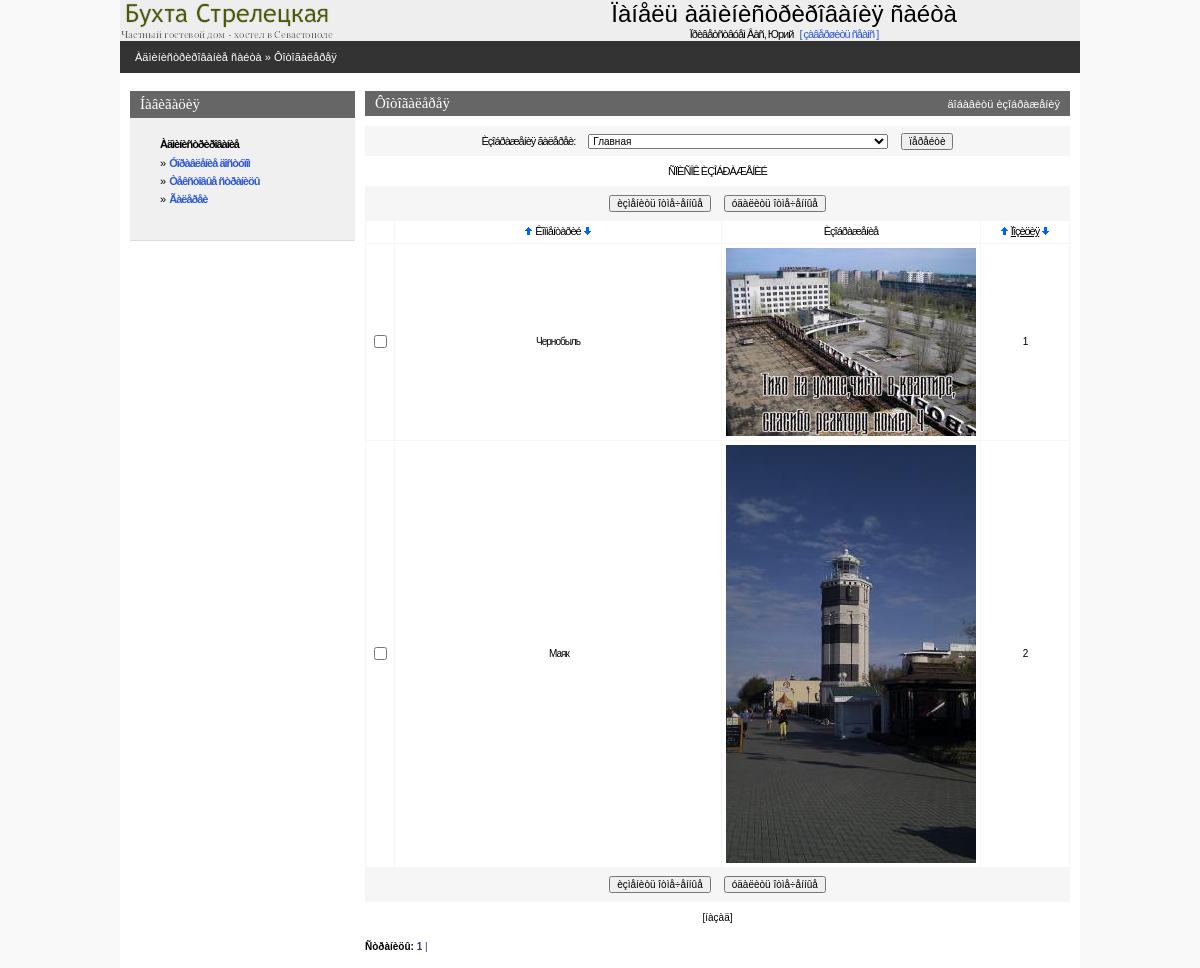
Page /admin/picture.php?back=statlist&icon=250&static_code=1 (signed in) on the committed database.
### tables this page shows
CREATE TABLE IF NOT EXISTS `hotel_picture` (
  `picture_code` int(11) NOT NULL AUTO_INCREMENT,
  `static_code` int(11) NOT NULL,
  `picsmall` varchar(200) DEFAULT NULL,
  `picbig` varchar(200) DEFAULT NULL,
  `picpos` int(11) NOT NULL,
  `piccomment` text,
  PRIMARY KEY (`picture_code`)
);

### admin/inc/connect.php (called while the page is built, shortened)
<?php
    $PHP_SELF=$_SERVER['PHP_SELF'];
?>

### admin/inc/const.php (called while the page is built, shortened)
<?php
    $PREFFIX="hotel";
?>

### admin/picture.php (the view, shortened to what this page needs)
<?php
include("inc/settings.php");
$per_page=10;
if(!($sortby)) $sortby='picpos'; else {$sortby=explode(" ",$sortby);$sortby=$sortby[0];}
if(!intval($sortdir)) {$sortdir="";$realsortdir="ASC";} else {$sortdir="1";$realsortdir="DESC";}
?>
<? include ("inc/head.php"); ?>
<BODY>
<center>
<div class=mainbody>
<? include("inc/top.php"); ?>
<table Border=0 CellSpacing=0 CellPadding=0 width=100%>
  <tr><td class=pageline>
     <div class=wmiddletext><a href="main.php">Àäìèíèñòðèðîâàíèå ñàéòà</a> &#187; <a>Ôîòîãàëåðåÿ</a></div>
  </td></tr>
</table>
<table Border=0 CellSpacing=0 CellPadding=0 class=mainbody>
 <tr valign=top>
  <td width=10></td>
  <? include("inc/leftmenu.php"); ?>
  <td width=10></td>
  <td>
<?php
echo"<form name='data' action=$PHP_SELF method=POST enctype=\"multipart/form-data\">";
?>
<table class=grayhead Border=0 CellSpacing=0 CellPadding=0 >
 <tr class=normaltext>
  <td ><div ><h4>Ôîòîãàëåðåÿ</h4></div></td>
  <td align=right class=wmiddletext><a class=submenu onclick="displayform(this,'äîáàâèòü èçîáðàæåíèÿ')">äîáàâèòü èçîáðàæåíèÿ</a></td>
 </tr>
</table>
<table Border=0 CellSpacing=0 class=pagebluetable CellPadding=0>
 <tr><td bgcolor=#ffffff height=10></td></tr>
 <tr><td>
 <center>
 <table cellpadding=2 cellspacing=0>
 <tr height=30>
    <td class=lmenutext>Èçîáðàæåíèÿ ãàëåðåè:</td>
    <td width=5></td>
    <td><select class=smalltext style='width:300px;' name=static_code>
<?php
   $q="select * from {$PREFFIX}_static order by static_title";
   $pageres=mysql_query($q);
   while(list($page_c,$page_n)=mysql_fetch_array($pageres))
   {
         if($static_code==$page_c) $tmp=" selected";else $tmp="";
         echo"<option value='$page_c' $tmp>".stripslashes($page_n)."</option>";
   }
?>
    </select></td>
    <td width=5></td>
    <td><input type=submit class=smalltext value='ïåðåéòè'></td>
 </tr>
 </table>
 </td></tr>
</table>
<table Border=0 CellSpacing=0 class=pagebluetable CellPadding=0 >
 <tr><td class=lmenutext height=30 bgcolor=#ffffff align="center">ÑÏÈÑÎÊ ÈÇÎÁÐÀÆÅÍÈÉ</td></tr>
</table>
<?
$res=mysql_query ("SELECT picture_code,static_code,picsmall,picbig,picpos,piccomment FROM {$PREFFIX}_picture where static_code=$static_code order by $sortby $realsortdir") or die ("Cannot Select Picture");
  $num_rows=mysql_num_rows($res);
  if($num_rows)
  {
      $page_quant=ceil($num_rows / $per_page);
  }
?>
<table Border=0 CellSpacing=0 class=pagebluetable CellPadding=0>
 <tr><td>
 <center>
 <table>
 <tr height=30 >
    <td><input type=button onClick=Send('U') value='èçìåíèòü îòìå÷åííûå' class=smalltext></td>
    <td width=5></td>
    <td><input type=button onClick=Send('D') value='óäàëèòü îòìå÷åííûå'  class=smalltext></td>
 </tr>
 </table>
 </td></tr>
</table>
<table Border=0 CellSpacing=1 class=bluetable CellPadding=4 width=100%>
  <tr class=lmenutext height=20 align=center bgcolor=#ffffff>
    <td width=20>&nbsp;</td>
    <td><?=SortTitle("Êîììåíòàðèé","piccomment",$sortby,$sortdir);?></td>
	<td width=180>Èçîáðàæåíèå</td>
    <td width=80><?=SortTitle("Ïîçèöèÿ","picpos",$sortby,$sortdir);?></td>
<?php
  if($num_rows)
  {
      $page_quant=ceil($num_rows / $per_page);
    $start_pos=$curr_p*$per_page;
    if ($start_pos+$per_page<$num_rows) $end_pos=$start_pos+$per_page;
       else $end_pos=$num_rows;
    for ($x=$start_pos; $x<$end_pos; $x++)
    {
    list($picture_code,$p_c,$picsmall,$picbig,$picpos,$piccomment,$piccomment_en)=mysql_fetch_array($res);
    $picsmall="../images/".$picsmall;
    $checkname=$picture_code."#".$picpos."#".$ext;
    echo"<tr class=edittabletext height=18 align=center bgcolor=#ffffff>";
    echo"<TD width=20 align=center ><input type='checkbox' name=\"C#$checkname\" id=\"C#$checkname\"></TD>";
    echo"<TD ondblclick='change_line(\"$checkname\",\"F#$checkname#piccomment#string\")' id=\"F#$checkname#piccomment#string\" class=smalltext>".Show($piccomment)."</TD>\n";
    echo"<TD class=normaltext><img src=$picsmall></TD>\n";
    echo"  <td ondblclick='change_line(\"$checkname\",\"F#$checkname#picpos#int\");' class=smalltext id=\"F#$checkname#picpos#int\">".Show($picpos)."</td>";
    echo"</TR>\n";
    }
  }
?>
<table Border=0 CellSpacing=0 class=pagebluetable CellPadding=0 width=95%>
 <tr><td>
 <center>
 <table>
 <tr height=30 >
    <td><input type=button onClick=Send('U') value='èçìåíèòü îòìå÷åííûå' class=smalltext></td>
    <td width=5></td>
    <td><input type=button onClick=Send('D') value='óäàëèòü îòìå÷åííûå'  class=smalltext></td>
 </tr>
 </table>
 </td></tr>
</table>
<p>
<center><a href="<?="{$back}.php?curr_page=$curr_page&artist_code=$artist_code";?>" class=smalltext> [íàçàä] </a></center>
<br>
<?php
echo"<div align=left class=smalltext><b>Ñòðàíèöû:</b>  ";
if($sortby) $tmp="&sortby=$sortby&sortdir=$sortdir";else $tmp="";
for ($i=1;$i<$page_quant+1;$i++)
 {
   $y=$i-1;
   if ($curr_p==$y) {$t1="<b>";$t2="</b>";} else {$t1="";$t2="";}
   echo"<a class=blue href=$PHP_SELF?back=$back&curr_page=$curr_page&curr_p=$y&artist_code=$artist_code&static_code=$static_code&icon=$icon$tmp>$t1 $i $t2 |</a>&nbsp";
 }
echo"</div>";
?>
    <td width=10></td>
</center>
</BODY>
</HTML>

### admin/css/styles.css (style rules this page uses)
body { padding:0px; margin:0px; background-color:#f9f9f9; }
a { text-decoration : none; color: #3059D6; }
img { border-color: #000000; }
.mainbody { width:960px; background-color:#ffffff; }
.pageline { height:32px; background-color:#333333; padding-left:15px; }
.grayhead { width:100%; height:25px; padding-left:10px; padding-right:10px; background-color:#666666; }
.pagebluetable { width:100%; background-color:#f6f6f6; }
.bluetable { background-color:#f6f6f6; }
.lmenutext { text-decoration:none; letter-spacing: -1px; line-height:10pt; margin-left:10px; margin-right:10px; margin-top:3px; margin-bottom:3px; font-size:11px; font-family: Verdana,Arial,Helvetica,Sans-serif,Tahoma,Pragmatica; }
.edittabletext { color:#666666; text-decoration:none; letter-spacing: -1px; line-height:12pt; font-size:11px; font-family: Verdana,Arial,Helvetica,Sans-serif,Tahoma,Pragmatica; }
H4 { text-decoration:none; font-weight:normal; color:#ffffff; padding:0; margin:0; font-family: Verdana; font-size : 15px; }
.submenu { cursor:hand;cursor:pointer; }
p { text-decoration:none; padding:0; margin-top:10px; margin-bottom:0px; }
.normaltext { text-decoration:none; color:#000066; font-family:Verdana, Tahoma, Arial, Helvetica, Sans-serif, Pragmatica; font-size:12px; }
.smalltext { text-decoration:none; color:#000000; font-family:Verdana, Tahoma, Arial, Helvetica, Sans-serif, Pragmatica; font-size:10px; }
.wmiddletext { text-decoration:none; color:#ffffff; font-family:Verdana, Tahoma, Arial, Helvetica, Sans-serif, Pragmatica; font-size:11px; }
.wmiddletext a { text-decoration:none; color:#ffffff; }
.blue { color: #333366; }

### rows in the picture
hotel_picture: piccomment "Чернобыль", shows a picture, picpos "1"
hotel_picture: piccomment "Маяк", shows a picture, picpos "2"

### other values in the picture
$REGUSER["name"] "Юрий"
$title "Êîììåíòàðèé Ïîçèöèÿ"
form field static_code "Главная"
